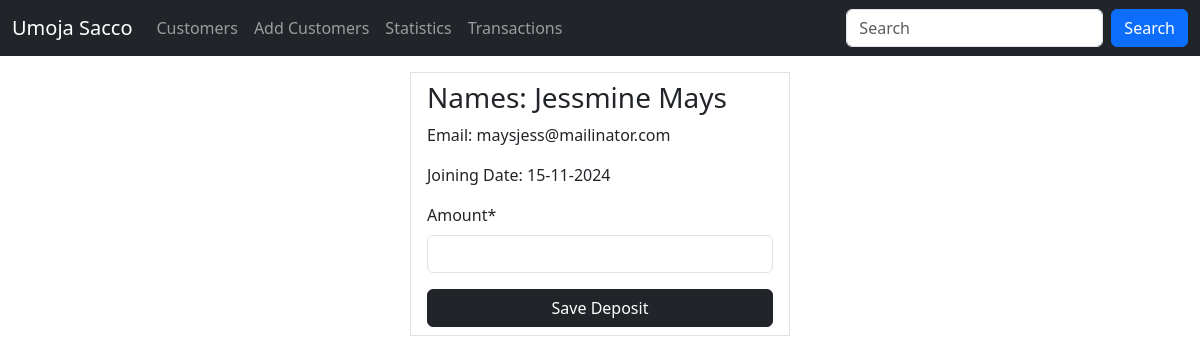
The page /customers/deposit/104 (signed in) on the database its author committed.
### sacco/models.py (models this page shows, shortened)
class Customer(models.Model):
    first_name = models.CharField(max_length=30)
    last_name = models.CharField(max_length=30)
    email = models.EmailField(unique=True)
    dob = models.DateField()
    gender = models.CharField(max_length=10)
    weight = models.PositiveIntegerField(default=0)
    profile_pic = models.ImageField(upload_to=generate_unique_name, null=True)
    created_at = models.DateTimeField(auto_now_add=True)
    updated_at = models.DateTimeField(auto_now=True)
    class Meta:
        db_table = 'customers'

### sacco/views.py (the view)
# urls.py: path('customers/deposit/<int:customer_id>', views.deposit, name='deposit'),
@login_required
@permission_required("sacco.add_deposit", raise_exception=True)
def deposit(request, customer_id):
    customer = get_object_or_404(Customer, id=customer_id)
    if request.method == "POST":
        form = DepositForm(request.POST)
        if form.is_valid():
            amount = form.cleaned_data['amount']
            depo = Deposit(amount=amount, status=True, customer=customer)
            depo.save()
            messages.success(request, 'Your deposit has been successfully saved')
            return redirect('customers')
    else:
        form = DepositForm()
    return render(request, 'deposit_form.html', { "form": form, "customer": customer})

### sacco/app_forms.py
class DepositForm(forms.ModelForm):
    class Meta:
        model = Deposit
        fields = ['amount']
        widgets = {
            'amount': forms.NumberInput(attrs={'type': 'number', 'min': '0', 'max': '100000'}),
        }

### templates/deposit_form.html (shortened to what this page needs)
{% extends 'master.html' %}
{% load crispy_forms_filters %}
{% load crispy_forms_tags %}
{% block content %}
    <div class="container">
    <div class="row justify-content-center">
        <div class="col-sm-4 border px-3 py-2 mt-3">
            <h3>Names: {{ customer.first_name }} {{ customer.last_name }}</h3>
            <p>Email: {{ customer.email }}</p>
            <p>Joining Date: {{ customer.created_at | date:"d-m-Y"}}</p>
            <form action="" method="post">
                {{ form | crispy }}
                <button class="btn btn-dark w-100">Save Deposit</button>
            </form>
        </div>
    </div>
    </div>
{% endblock %}

### rows shown on the page
Customer: first_name "Jessmine", last_name "Mays", email "maysjess@mailinator.com", created_at "15-11-2024"
